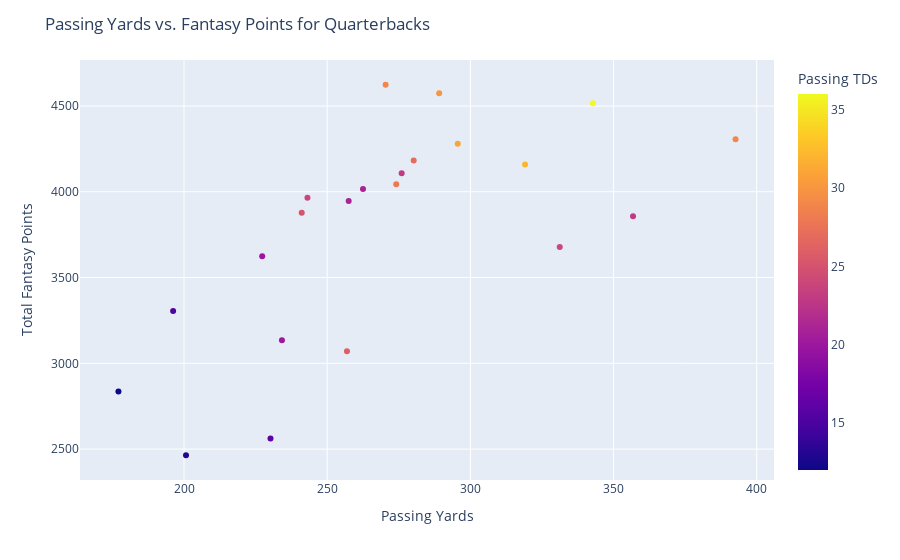

Notebook cell for this chart:
### Markdown cell above
### Part 2.2 (10 points)

Filter the data for QB and then make a graph which plots `PASSING_YDS` on the x-axis against `FPTS` on the y-axis, and colors the points based on `PASSING_TD`. Use `plotly` and include the `Name` and `Team` as `hover_data`. Make sure the graph is well labeled, titled, and includes a legend. Then, in a Markdown cell, discuss in **at least 3** sentences your interpretation of the graph.

- **Note**: if you are not an american football fan, in brief the Quarterback's role is to throw the ball to other players in the hopes of scoring a touchdown (if you want a much more technical description, you may also read a bit [here](https://en.wikipedia.org/wiki/Quarterback)).

### Code cell
import plotly.express as px
import pandas as pd

url = 'https://fantasydata.com/nfl/fantasy-football-leaders?scope=season&scoring=fpts_ppr&order_by=fpts_ppr&sort_dir=desc&sp=2023_REG'

dfs = pd.read_html(url)

# Gets first table
df = dfs[0]

# Renaming the columns for better clarity and understanding
df.columns = ['Rank', 'Player', 'Team', 'Position', 'Games Played', 'Passing Yards', 'Passing TDs', 'Passing INTs', 'Rushing Yards', 'Rushing Tds', 'Receptions', 'Receiving Yards', 'Receiving TDs', 'Sacks', 'INTs', 'Fumbles Forced', 'Fumbles Recovered', 'Fantasy Points Per Game','Total Fantasy Points']

# Get only Quarterback info
df_qb = df[df['Position'] == 'QB']

# Making Scatterplot
graph = px.scatter(df_qb, x='Total Fantasy Points', y='Passing Yards', color='Passing TDs', hover_data=['Player', 'Team'])

graph.update_layout(
    title='Passing Yards vs. Fantasy Points for Quarterbacks',
    xaxis_title='Passing Yards',
    yaxis_title='Total Fantasy Points'
)

### Figure 1 — Plotly figure (JSON) as saved in the notebook; plotly's stock layout.template omitted (floating-point values rounded to 4 significant figures)
{"data": [{"customdata": [["Josh Allen", "BUF"], ["Jalen Hurts", "PHI"], ["Dak Prescott", "DAL"], ["Lamar Jackson", "BAL"], ["Jordan Love", "GB"], ["Brock Purdy", "SF"], ["Jared Goff", "DET"], ["Patrick Mahomes", "KC"], ["C.J. Stroud", "HOU"], ["Baker Mayfield", "TB"], ["Tua Tagovailoa", "MIA"], ["Trevor Lawrence", "JAX"], ["Sam Howell", "WAS"], ["Russell Wilson", "DEN"], ["Matthew Stafford", "LAR"], ["Derek Carr", "NO"], ["Justin Herbert", "LAC"], ["Justin Fields", "CHI"], ["Geno Smith", "SEA"], ["Joshua Dobbs", "MIN"], ["Gardner Minshew II", "IND"], ["Desmond Ridder", "ATL"]], "hovertemplate": "Total Fantasy Points=%{x}<br>Passing Yards=%{y}<br>Player=%{customdata[0]}<br>Team=%{customdata[1]}<br>Passing TDs=%{marker.color}<extra></extra>", "legendgroup": "", "marker": {"color": [29, 23, 36, 24, 32, 31, 30, 27, 23, 28, 29, 21, 21, 26, 24, 25, 20, 16, 20, 13, 15, 12], "coloraxis": "coloraxis", "symbol": "circle"}, "mode": "markers", "name": "", "orientation": "v", "showlegend": false, "type": "scatter", "x": [392.6, 356.8, 342.8, 331.2, 319.1, 295.6, 289.1, 280.2, 276, 274.1, 270.4, 262.5, 257.5, 256.9, 243.1, 241.1, 234.2, 230.2, 227.3, 200.7, 196.2, 177.1], "xaxis": "x", "y": [4306, 3858, 4516, 3678, 4159, 4280, 4575, 4183, 4108, 4044, 4624, 4016, 3946, 3070, 3965, 3878, 3134, 2562, 3624, 2464, 3305, 2836], "yaxis": "y"}], "layout": {"coloraxis": {"colorbar": {"title": {"text": "Passing TDs"}}, "colorscale": [[0, "#0d0887"], [0.1111, "#46039f"], [0.2222, "#7201a8"], [0.3333, "#9c179e"], [0.4444, "#bd3786"], [0.5556, "#d8576b"], [0.6667, "#ed7953"], [0.7778, "#fb9f3a"], [0.8889, "#fdca26"], [1, "#f0f921"]]}, "legend": {"tracegroupgap": 0}, "margin": {"t": 60}, "title": {"text": "Passing Yards vs. Fantasy Points for Quarterbacks"}, "xaxis": {"anchor": "y", "domain": [0, 1], "title": {"text": "Passing Yards"}}, "yaxis": {"anchor": "x", "domain": [0, 1], "title": {"text": "Total Fantasy Points"}}}}
